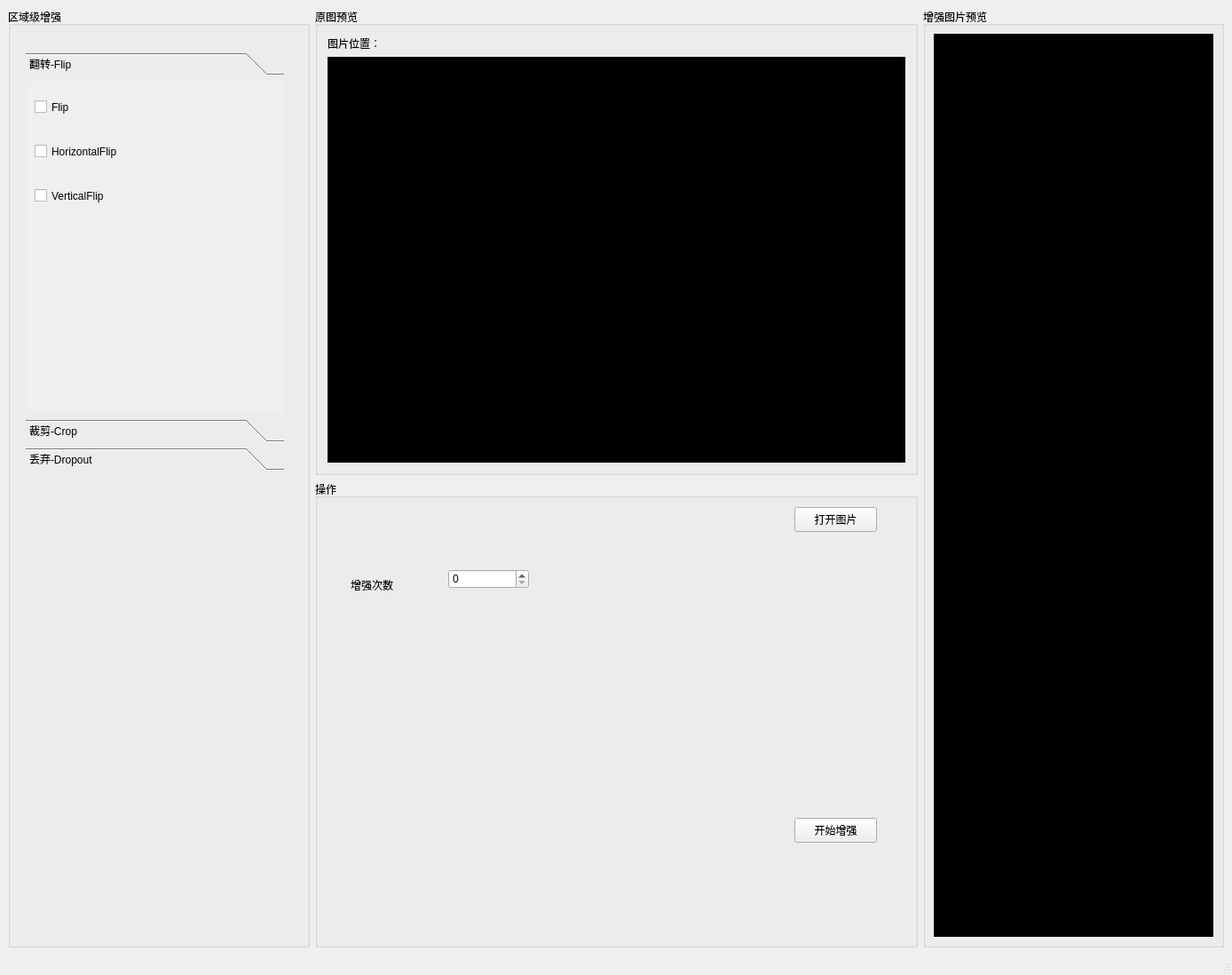
<?xml version="1.0" encoding="UTF-8"?>
<ui version="4.0">
 <class>MainWindow</class>
 <widget class="QMainWindow" name="MainWindow">
  <property name="geometry">
   <rect>
    <x>0</x>
    <y>0</y>
    <width>1388</width>
    <height>1098</height>
   </rect>
  </property>
  <property name="windowTitle">
   <string>MainWindow</string>
  </property>
  <widget class="QWidget" name="centralwidget">
   <layout class="QHBoxLayout" name="horizontalLayout" stretch="1,2,1">
    <item>
     <widget class="QGroupBox" name="grp_1">
      <property name="title">
       <string>区域级增强</string>
      </property>
      <widget class="QToolBox" name="toolBox">
       <property name="geometry">
        <rect>
         <x>20</x>
         <y>50</y>
         <width>291</width>
         <height>471</height>
        </rect>
       </property>
       <property name="currentIndex">
        <number>0</number>
       </property>
       <widget class="QWidget" name="page_flip">
        <property name="geometry">
         <rect>
          <x>0</x>
          <y>0</y>
          <width>291</width>
          <height>381</height>
         </rect>
        </property>
        <attribute name="label">
         <string>翻转-Flip</string>
        </attribute>
        <widget class="QCheckBox" name="checkBox">
         <property name="geometry">
          <rect>
           <x>10</x>
           <y>20</y>
           <width>71</width>
           <height>19</height>
          </rect>
         </property>
         <property name="text">
          <string>Flip</string>
         </property>
        </widget>
        <widget class="QCheckBox" name="checkBox_2">
         <property name="geometry">
          <rect>
           <x>10</x>
           <y>70</y>
           <width>191</width>
           <height>19</height>
          </rect>
         </property>
         <property name="text">
          <string>HorizontalFlip</string>
         </property>
        </widget>
        <widget class="QCheckBox" name="checkBox_3">
         <property name="geometry">
          <rect>
           <x>10</x>
           <y>120</y>
           <width>191</width>
           <height>19</height>
          </rect>
         </property>
         <property name="text">
          <string>VerticalFlip</string>
         </property>
        </widget>
       </widget>
       <widget class="QWidget" name="page_crop">
        <property name="geometry">
         <rect>
          <x>0</x>
          <y>0</y>
          <width>291</width>
          <height>381</height>
         </rect>
        </property>
        <attribute name="label">
         <string>裁剪-Crop</string>
        </attribute>
       </widget>
       <widget class="QWidget" name="page_dropout">
        <attribute name="label">
         <string>丢弃-Dropout</string>
        </attribute>
       </widget>
      </widget>
     </widget>
    </item>
    <item>
     <layout class="QVBoxLayout" name="verticalLayout" stretch="1,1">
      <item>
       <widget class="QGroupBox" name="grp_2">
        <property name="title">
         <string>原图预览</string>
        </property>
        <layout class="QVBoxLayout" name="verticalLayout_2" stretch="0,1">
         <property name="leftMargin">
          <number>11</number>
         </property>
         <property name="topMargin">
          <number>11</number>
         </property>
         <property name="rightMargin">
          <number>11</number>
         </property>
         <property name="bottomMargin">
          <number>11</number>
         </property>
         <item>
          <widget class="QLabel" name="lbl_img_path">
           <property name="text">
            <string>图片位置：</string>
           </property>
          </widget>
         </item>
         <item>
          <widget class="QWidget" name="raw_img_area" native="true">
           <property name="styleSheet">
            <string notr="true">background: black</string>
           </property>
          </widget>
         </item>
        </layout>
       </widget>
      </item>
      <item>
       <widget class="QGroupBox" name="grp_3">
        <property name="title">
         <string>操作</string>
        </property>
        <widget class="QPushButton" name="btn_open_img">
         <property name="geometry">
          <rect>
           <x>540</x>
           <y>30</y>
           <width>93</width>
           <height>28</height>
          </rect>
         </property>
         <property name="text">
          <string>打开图片</string>
         </property>
        </widget>
        <widget class="QPushButton" name="btn_start_aug">
         <property name="geometry">
          <rect>
           <x>540</x>
           <y>380</y>
           <width>93</width>
           <height>28</height>
          </rect>
         </property>
         <property name="text">
          <string>开始增强</string>
         </property>
        </widget>
        <widget class="QLabel" name="label_2">
         <property name="geometry">
          <rect>
           <x>40</x>
           <y>110</y>
           <width>72</width>
           <height>15</height>
          </rect>
         </property>
         <property name="text">
          <string>增强次数</string>
         </property>
        </widget>
        <widget class="QSpinBox" name="spn_aug_cnt">
         <property name="geometry">
          <rect>
           <x>150</x>
           <y>100</y>
           <width>91</width>
           <height>22</height>
          </rect>
         </property>
        </widget>
       </widget>
      </item>
     </layout>
    </item>
    <item>
     <widget class="QGroupBox" name="grp_4">
      <property name="title">
       <string>增强图片预览</string>
      </property>
      <layout class="QVBoxLayout" name="verticalLayout_3">
       <item>
        <widget class="QWidget" name="aug_img_area" native="true">
         <property name="styleSheet">
          <string notr="true">background: black</string>
         </property>
        </widget>
       </item>
      </layout>
     </widget>
    </item>
   </layout>
  </widget>
  <widget class="QMenuBar" name="menubar">
   <property name="geometry">
    <rect>
     <x>0</x>
     <y>0</y>
     <width>1388</width>
     <height>26</height>
    </rect>
   </property>
  </widget>
  <widget class="QStatusBar" name="statusbar"/>
 </widget>
 <resources/>
 <connections/>
</ui>
